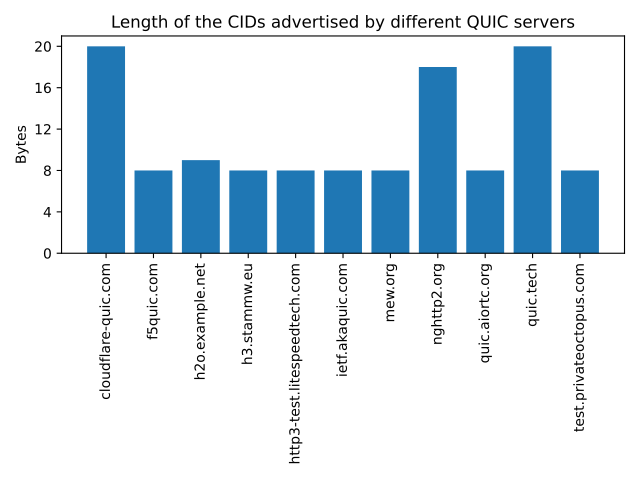

This figure's Python source:
import matplotlib.pyplot as plt
plt.rcParams["figure.autolayout"] = True
fig = plt.figure()
# Using the Handshake trace on Nov 23, 2021

servers = ['cloudflare-quic.com','f5quic.com', 'h2o.example.net', 'h3.stammw.eu', 'http3-test.litespeedtech.com', 'ietf.akaquic.com','mew.org','nghttp2.org','quic.aiortc.org','quic.tech','test.privateoctopus.com']
cids = [20,8,9,8,8,8,8,18,8,20,8]
plt.xticks(ticks=range(len(servers)), labels=servers, rotation=90)
plt.yticks(ticks=[0,4,8,12,16,20])
plt.bar(servers,cids)
plt.ylabel('Bytes')
plt.title('Length of the CIDs advertised by different QUIC servers')
plt.show()
